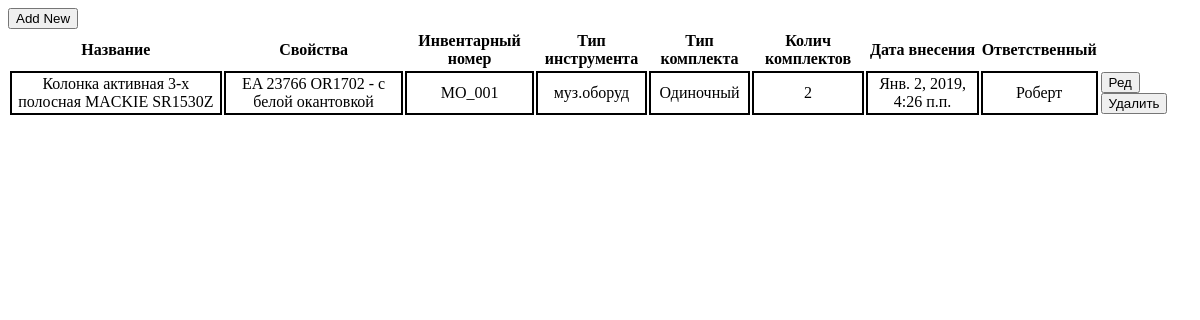
Before: /musicband/ with the older database file.
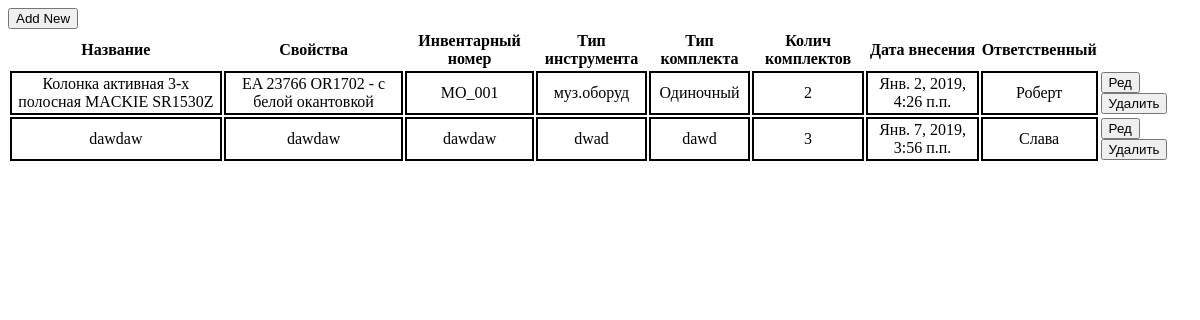
After: the same page with the newer database file.
### musicband/models.py (models this page shows, shortened)
class Instrument(models.Model):
    instrument_name = models.CharField(max_length=100)
    instrument_property = models.TextField(max_length=150, blank=True)
    inventory_id = models.CharField(max_length=10)
    instrument_type = models.CharField(max_length=25)
    kit_type = models.CharField(max_length=15)
    kit_count = models.SmallIntegerField()
    pub_date = models.DateTimeField(default=timezone.now)
    responsible = models.CharField(max_length=60, blank=True)

### musicband/views.py (the view, shortened to what this page needs)
# urls.py: path('musicband/', MainView.as_view()),
class MainView (View):
    template_name = "musicband/base.html"
    def get(self, request):
        if request.method == "GET":
            data = Instrument.objects.all()  # queryset всех обьектов Instrument в базе
            data = list(map(lambda x: model_to_dict(x), data))  # список (list)>(dict) всех обьектов Instrument в базе
            all_key_values = [field.name for field in Instrument._meta.get_fields(include_parents=True, include_hidden=False)[4:]]  # словарь всех полей обьекта Instrument только названия без значений
            return render(request, self.template_name, context={'data': data})

### musicband/templates/musicband/base.html (shortened to what this page needs)
{% load static %}
<!DOCTYPE html>
<html lang="en">
<head>
    <link rel="stylesheet" href="{% static "musicband/style.css" %}" type="text/css">
</head>
<body>
    <button class="New_Record">Add New</button>
    <table class="main_instument_table">
        <tbody>
            <tr class="table_header">
                <th>Название</th>
                <th>Свойства</th>
                <th>Инвентарный номер</th>
                <th>Тип инструмента</th>
                <th>Тип комплекта</th>
                <th>Колич комплектов</th>
                <th>Дата внесения</th>
                <th>Ответственный</th>
            </tr>
            {% for instrument in data %}
                <tr id="{{ instrument.id }}">
                    {% for k,v in instrument.items %}
                        {% if k == 'id' %}
                            <td data-key="{{ k }}" style="display:none">{{ v }}</td>
                        {% else %}
                            <td data-key="{{ k }}">{{ v }}</td>
                        {% endif %}
                    {% endfor %}
                    <td>
                        <button class="redact">Ред</button>
                        <button class="delete">Удалить</button>
                    </td>
                </tr>
            {% endfor %}
        </tbody>
    </table>
</body>
</html>

### musicband/static/musicband/style.css (style rules this page uses)
td:not(:last-child) { border: 2px solid black; padding: 2px; margin: 0px; text-align: center; }
body { background-color: white; }
table { border-collapse: separate; }
td:last-child > button { margin: auto; }
tr { width: auto; height: auto; }

Changed rows visible on the page:
added Instrument: instrument "dawdaw" "dawdaw" "dawdaw" "dwad" "dawd" "Янв. 7, 2019, 3:56 п.п." "Слава"
Other visible differences:
new list line: "3 Ред Удалить"
